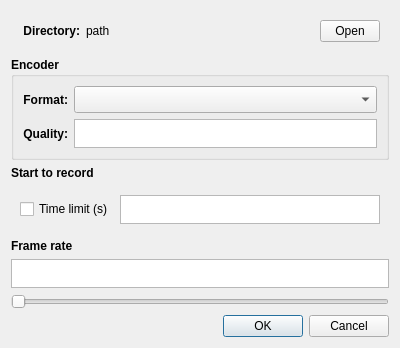
<?xml version="1.0" encoding="UTF-8"?>
<ui version="4.0">
 <class>dialog_record_option</class>
 <widget class="QDialog" name="dialog_record_option">
  <property name="geometry">
   <rect>
    <x>0</x>
    <y>0</y>
    <width>400</width>
    <height>348</height>
   </rect>
  </property>
  <property name="windowTitle">
   <string>Video Record Option</string>
  </property>
  <layout class="QVBoxLayout" name="verticalLayout">
   <item>
    <widget class="QWidget" name="widget_2" native="true">
     <layout class="QHBoxLayout" name="horizontalLayout_2">
      <item>
       <widget class="QLabel" name="label_2">
        <property name="minimumSize">
         <size>
          <width>60</width>
          <height>0</height>
         </size>
        </property>
        <property name="maximumSize">
         <size>
          <width>60</width>
          <height>16777215</height>
         </size>
        </property>
        <property name="font">
         <font>
          <bold>true</bold>
         </font>
        </property>
        <property name="text">
         <string>Directory:</string>
        </property>
        <property name="alignment">
         <set>Qt::AlignRight|Qt::AlignTrailing|Qt::AlignVCenter</set>
        </property>
       </widget>
      </item>
      <item>
       <widget class="QLabel" name="lbDir">
        <property name="text">
         <string>path</string>
        </property>
       </widget>
      </item>
      <item>
       <widget class="QPushButton" name="btnDir">
        <property name="maximumSize">
         <size>
          <width>60</width>
          <height>16777215</height>
         </size>
        </property>
        <property name="text">
         <string>Open</string>
        </property>
       </widget>
      </item>
     </layout>
    </widget>
   </item>
   <item>
    <widget class="QGroupBox" name="groupBox">
     <property name="font">
      <font>
       <bold>true</bold>
      </font>
     </property>
     <property name="title">
      <string>Encoder</string>
     </property>
     <layout class="QGridLayout" name="gridLayout">
      <item row="1" column="1">
       <widget class="CustomPlainTextEdit" name="editQuality">
        <property name="minimumSize">
         <size>
          <width>0</width>
          <height>27</height>
         </size>
        </property>
       </widget>
      </item>
      <item row="0" column="1">
       <widget class="QComboBox" name="cbVideoFormat">
        <property name="minimumSize">
         <size>
          <width>0</width>
          <height>27</height>
         </size>
        </property>
       </widget>
      </item>
      <item row="0" column="0">
       <widget class="QLabel" name="label">
        <property name="maximumSize">
         <size>
          <width>60</width>
          <height>16777215</height>
         </size>
        </property>
        <property name="font">
         <font>
          <bold>true</bold>
         </font>
        </property>
        <property name="text">
         <string>Format:</string>
        </property>
        <property name="alignment">
         <set>Qt::AlignRight|Qt::AlignTrailing|Qt::AlignVCenter</set>
        </property>
       </widget>
      </item>
      <item row="1" column="0">
       <widget class="QLabel" name="label_4">
        <property name="text">
         <string>Quality:</string>
        </property>
        <property name="alignment">
         <set>Qt::AlignRight|Qt::AlignTrailing|Qt::AlignVCenter</set>
        </property>
       </widget>
      </item>
     </layout>
    </widget>
   </item>
   <item>
    <widget class="QLabel" name="label_6">
     <property name="font">
      <font>
       <bold>true</bold>
      </font>
     </property>
     <property name="text">
      <string>Start to record</string>
     </property>
    </widget>
   </item>
   <item>
    <widget class="QWidget" name="widget" native="true">
     <layout class="QHBoxLayout" name="horizontalLayout_3">
      <item>
       <widget class="QCheckBox" name="chkTimeLimit">
        <property name="font">
         <font>
          <bold>false</bold>
         </font>
        </property>
        <property name="text">
         <string>Time limit (s)</string>
        </property>
       </widget>
      </item>
      <item>
       <widget class="CustomPlainTextEdit" name="editTimeLimit">
        <property name="minimumSize">
         <size>
          <width>0</width>
          <height>27</height>
         </size>
        </property>
       </widget>
      </item>
     </layout>
    </widget>
   </item>
   <item>
    <widget class="QLabel" name="label_5">
     <property name="font">
      <font>
       <bold>true</bold>
      </font>
     </property>
     <property name="text">
      <string>Frame rate</string>
     </property>
    </widget>
   </item>
   <item>
    <widget class="CustomPlainTextEdit" name="editFrameRate">
     <property name="minimumSize">
      <size>
       <width>0</width>
       <height>27</height>
      </size>
     </property>
    </widget>
   </item>
   <item>
    <widget class="QSlider" name="sliderFrameRate">
     <property name="orientation">
      <enum>Qt::Horizontal</enum>
     </property>
    </widget>
   </item>
   <item>
    <widget class="QDialogButtonBox" name="buttonBox">
     <property name="orientation">
      <enum>Qt::Horizontal</enum>
     </property>
     <property name="standardButtons">
      <set>QDialogButtonBox::Cancel|QDialogButtonBox::Ok</set>
     </property>
    </widget>
   </item>
  </layout>
 </widget>
 <customwidgets>
  <customwidget>
   <class>CustomPlainTextEdit</class>
   <extends>QPlainTextEdit</extends>
   <header>custom_plain_text_edit.h</header>
  </customwidget>
 </customwidgets>
 <resources/>
 <connections>
  <connection>
   <sender>buttonBox</sender>
   <signal>accepted()</signal>
   <receiver>dialog_record_option</receiver>
   <slot>accept()</slot>
   <hints>
    <hint type="sourcelabel">
     <x>248</x>
     <y>254</y>
    </hint>
    <hint type="destinationlabel">
     <x>157</x>
     <y>274</y>
    </hint>
   </hints>
  </connection>
  <connection>
   <sender>buttonBox</sender>
   <signal>rejected()</signal>
   <receiver>dialog_record_option</receiver>
   <slot>reject()</slot>
   <hints>
    <hint type="sourcelabel">
     <x>316</x>
     <y>260</y>
    </hint>
    <hint type="destinationlabel">
     <x>286</x>
     <y>274</y>
    </hint>
   </hints>
  </connection>
 </connections>
</ui>
